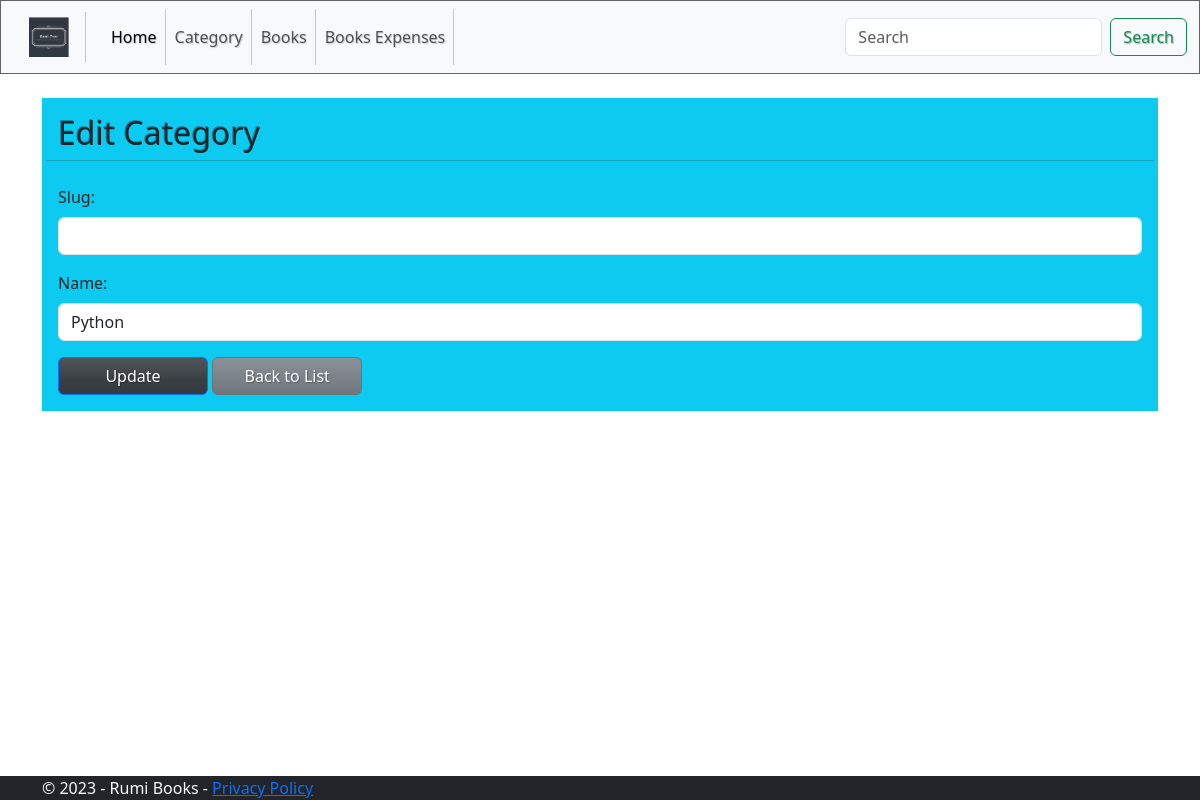
The app's page /categories/update/10/, older data.
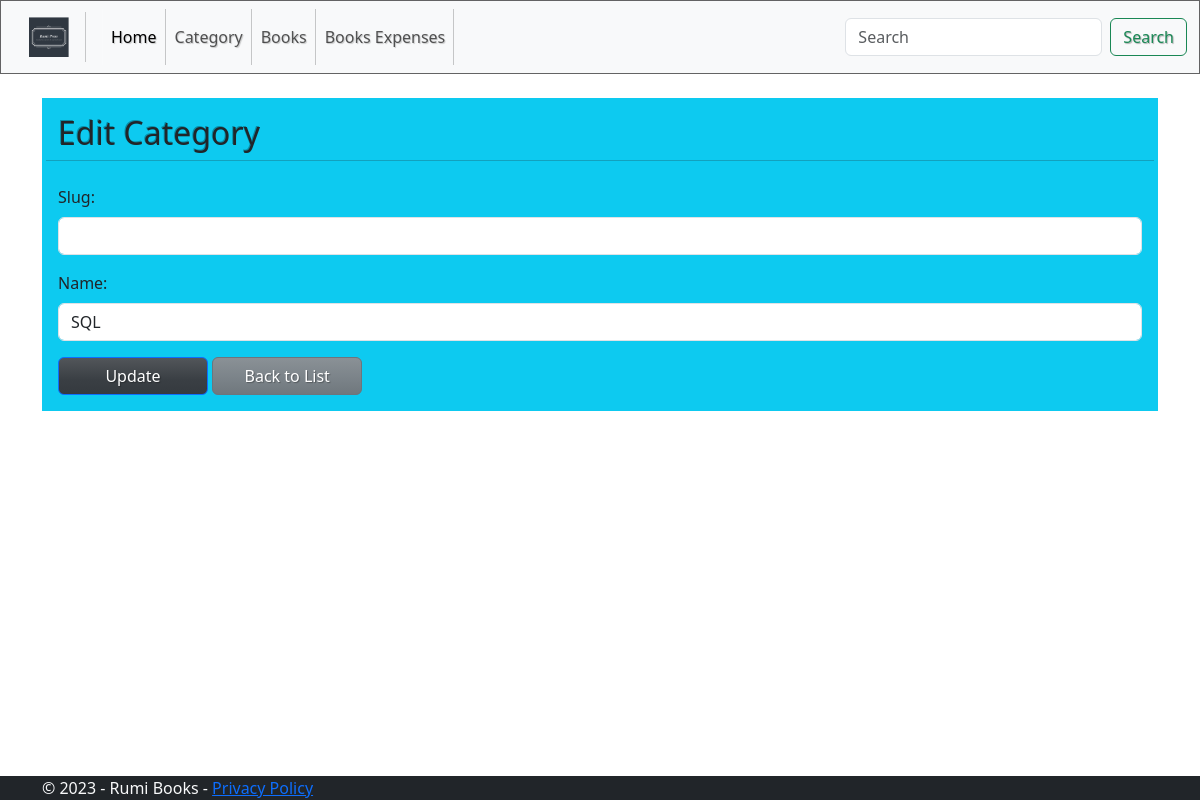
The same page, newer data.
### rumi_app/models.py (models this page shows, shortened)
class Category(models.Model):
    slug = models.SlugField()
    name = models.CharField(max_length=255, db_index=True)

### rumi_app/views.py (the view, shortened to what this page needs)
# urls.py: path('categories/update/<int:pk>/', CategoryUpdateView.as_view(), name='category_update'),
class CategoryUpdateView(UpdateView):
    model = Category
    form_class = CategoryForm
    template_name = 'category/category_form.html'
    success_url = '/categories/'

### rumi_app/forms.py
class CategoryForm(ModelForm):
    class Meta:
        model = Category
        fields = "__all__"

### templates/category/category_form.html (shortened to what this page needs)
{% extends 'base.html' %}
{% block content %}
<form method="post" novalidate class="bg-info">
  <div class="container p-3 mt-4">
    <div class="row pb-2">
      <h2>{% if form.instance.pk %}Edit Category{% else %}Create Category{% endif %}</h2>
      <hr />
    </div>
    <div class="mb-3">
      <label for="{{ form.slug.id_for_label }}" class="form-label">{{ form.slug.label_tag }}</label>
      {{ form.slug }}
    </div>
    <div class="mb-3">
      <label for="{{ form.name.id_for_label }}" class="form-label">{{ form.name.label_tag }}</label>
      {{ form.name }}
    </div>
    <button type="submit" class="btn btn-primary" style="width:150px">{% if form.instance.pk %} Update {% else %} Create
      {% endif %}</button>
    <a href="{% url 'category_list' %}" class="btn btn-secondary" style="width:150px">Back to List</a>
  </div>
</form>
{% endblock %}

Row changes from the older to the newer data that the page shows:
changed Category: name "Python" → "SQL"
